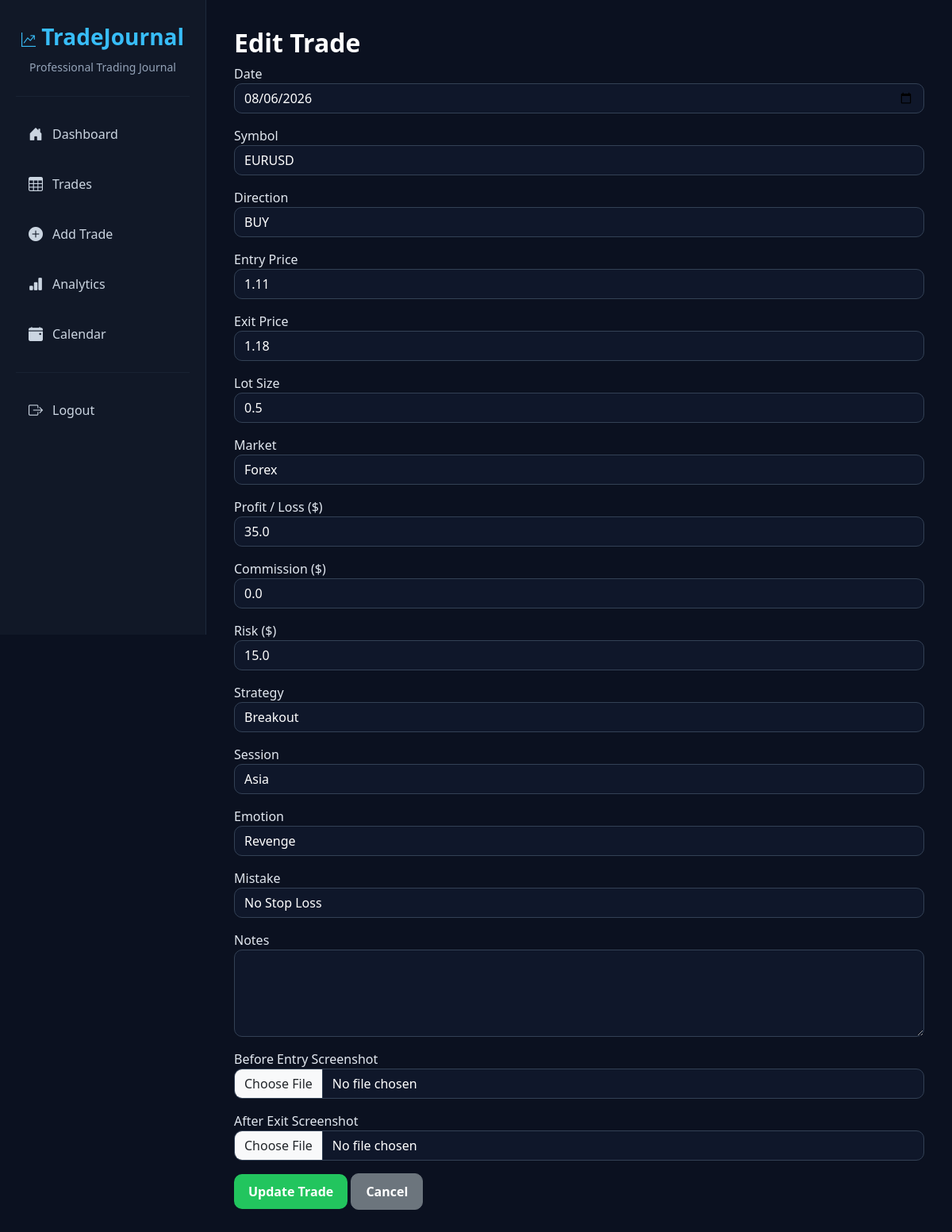
The app's page /edit_trade/5 (signed in) with its own data.
### models/trade.py (models this page shows)
class Trade(db.Model):
    __tablename__ = "trades"
    id = db.Column(db.Integer, primary_key=True)
    date = db.Column(db.String(20), nullable=False)
    symbol = db.Column(db.String(20), nullable=False)
    direction = db.Column(db.String(10), nullable=False)
    entry = db.Column(db.Float, nullable=False)
    exit = db.Column(db.Float, nullable=False)
    lot = db.Column(db.Float, nullable=False)
    market = db.Column(db.String(20), default="Forex")
    profit_loss = db.Column(db.Float, default=0)
    commission = db.Column(db.Float, default=0)
    risk = db.Column(db.Float, default=0)
    strategy = db.Column(db.String(50), default="")
    session = db.Column(db.String(30), default="")
    emotion = db.Column(db.String(50), default="")
    mistake = db.Column(db.String(100), default="")
    notes = db.Column(db.Text)
    before_image = db.Column(db.String(255))
    after_image = db.Column(db.String(255))
    user_id = db.Column(db.Integer, db.ForeignKey("users.id"))

### routes/trades.py (the view, shortened to what this page needs)
@trades_bp.route("/edit_trade/<int:id>", methods=["GET", "POST"])
@login_required
def edit_trade(id):
    trade = Trade.query.filter_by(
        id=id,
        user_id=current_user.id
    ).first_or_404()
    return render_template(
        "edit_trade.html",
        trade=trade
    )

### app.py (called while the page is built)
@login_manager.user_loader
def load_user(user_id):
    return User.query.get(int(user_id))

### templates/edit_trade.html (shortened to what this page needs)
{% extends "base.html" %}
{% block content %}
<h2>Edit Trade</h2>
<form method="POST" enctype="multipart/form-data">
    <div class="mb-3">
        <label>Date</label>
        <input
            type="date"
            name="date"
            class="form-control"
            value="{{ trade.date }}"
            required>
    </div>
    <div class="mb-3">
        <label>Symbol</label>
        <input
            type="text"
            name="symbol"
            class="form-control"
            value="{{ trade.symbol }}"
            required>
    </div>
    <div class="mb-3">
        <label>Direction</label>
        <select
            name="direction"
            class="form-control">
            <option value="BUY"
            {% if trade.direction=="BUY" %}selected{% endif %}>
            BUY
            </option>
        </select>
    </div>
    <div class="mb-3">
        <label>Entry Price</label>
        <input
            type="number"
            step="0.01"
            name="entry"
            class="form-control"
            value="{{ trade.entry }}"
            required>
    </div>
    <div class="mb-3">
        <label>Exit Price</label>
        <input
            type="number"
            step="0.01"
            name="exit"
            class="form-control"
            value="{{ trade.exit }}"
            required>
    </div>
    <div class="mb-3">
        <label>Lot Size</label>
        <input
            type="number"
            step="0.01"
            name="lot"
            class="form-control"
            value="{{ trade.lot }}"
            required>
    </div>
    <div class="mb-3">
    <label>Market</label>
    <select name="market" class="form-control">
        <option value="Forex" {% if trade.market=="Forex" %}selected{% endif %}>Forex</option>
    </select>
</div>
    <div class="mb-3">
    <label>Profit / Loss ($)</label>
    <input
        type="number"
        step="0.01"
        name="profit_loss"
        class="form-control"
        value="{{ trade.profit_loss }}">
</div>
    <div class="mb-3">
    <label>Commission ($)</label>
    <input
        type="number"
        step="0.01"
        name="commission"
        class="form-control"
        value="{{ trade.commission }}">
</div>
<div class="mb-3">
    <label>Risk ($)</label>
    <input
        type="number"
        step="0.01"
        name="risk"
        class="form-control"
        value="{{ trade.risk }}">
</div>
    <div class="mb-3">
    <label>Strategy</label>
    <select name="strategy" class="form-control">
        <option value="Breakout" {% if trade.strategy=="Breakout" %}selected{% endif %}>Breakout</option>
    </select>
    </div>
    <div class="mb-3">
    <label>Session</label>
    <select name="session" class="form-control">
        <option value="Asia" {% if trade.session=="Asia" %}selected{% endif %}>Asia</option>
    </select>
    </div>
    <div class="mb-3">
    <label>Emotion</label>
    <select name="emotion" class="form-control">
        <option value="Revenge" {% if trade.emotion=="Revenge" %}selected{% endif %}>Revenge</option>
    </select>
    </div>
    <div class="mb-3">
    <label>Mistake</label>
    <select name="mistake" class="form-control">
        <option value="No Stop Loss" {% if trade.mistake=="No Stop Loss" %}selected{% endif %}>No Stop Loss</option>
    </select>
    </div>
    <div class="mb-3">
        <label>Notes</label>
        <textarea
            name="notes"
            class="form-control"
            rows="4">{{ trade.notes }}</textarea>
    </div>
    <div class="mb-3">
    <label>Before Entry Screenshot</label>
    <input
        type="file"
        name="before_image"
        class="form-control"
        accept="image/*">
</div>
<div class="mb-3">
    <label>After Exit Screenshot</label>
    <input
        type="file"
        name="after_image"
        class="form-control"
        accept="image/*">
</div>
    <button class="btn btn-success">
        Update Trade
    </button>
    <a href="/trades"
       class="btn btn-secondary">
        Cancel
    </a>
</form>
{% endblock %}

### static/css/style.css (style rules this page uses)
* { margin:0; padding:0; box-sizing:border-box; }
body { background:#0B1120; color:#E2E8F0; font-family:"Segoe UI",Tahoma,Geneva,Verdana,sans-serif; }
h1,h2,h3 { font-weight:700; color:white; }
.btn { border-radius:10px; font-weight:600; padding:10px 18px; }
.btn-success { background:#22C55E; border:none; }
.form-control, .form-select { background:#0F172A; color:white; border:1px solid #334155; border-radius:10px; }
textarea { resize:vertical; }

### records on screen
Trade: date "08/06/2026", symbol "EURUSD", direction "BUY", entry "1.11", exit "1.18", lot "0.5", market "Forex", profit_loss "35.0", commission "0.0", risk "15.0", strategy "Breakout", session "Asia", emotion "Revenge", mistake "No Stop Loss"
